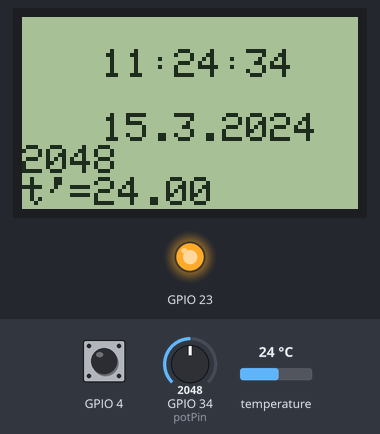
This sketch was run on a simulated ESP32. Shown: 84×48 one-colour display, output pins drawn as LEDs (lit = HIGH). The test bench sets the inputs (shaded band); at power-on: temperature 24 °C, GPIO 34 (potPin) = 2048, GPIO 4 HIGH. WiFi joins after 1.5 s; servers stay silent unless stated; storage starts empty; what the sketch prints to the serial monitor is not drawn.

Above: at 5.2 s.
5.3 s: temperature set to 12 °C
At 9.0 s:
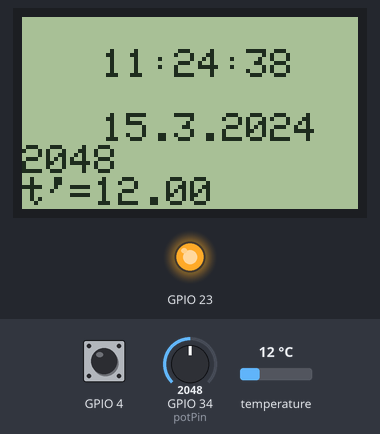
9.2 s: GPIO 34 (potPin) set to 1460
At 10.9 s:
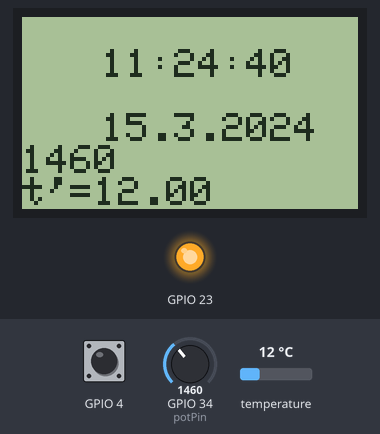
11.1 s: temperature set to 19 °C
At 12.5 s:
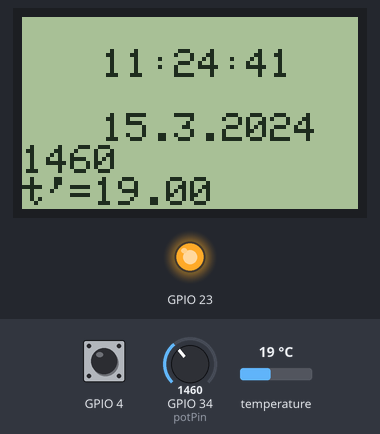
13.1 s: GPIO 34 (potPin) set to 1540
At 14.3 s:
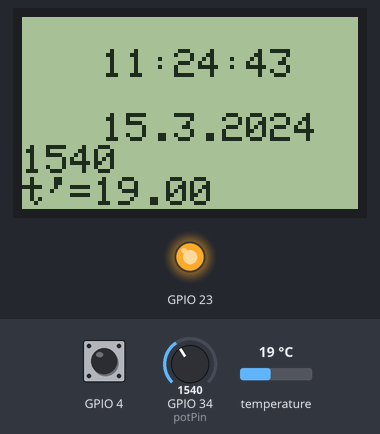
15.0 s: temperature set to 28 °C
At 16.4 s:
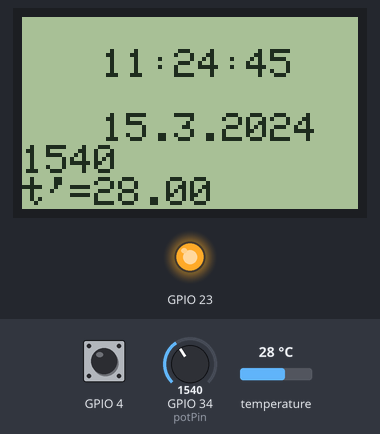
16.9 s: GPIO 34 (potPin) set to 1228
At 19.3 s:
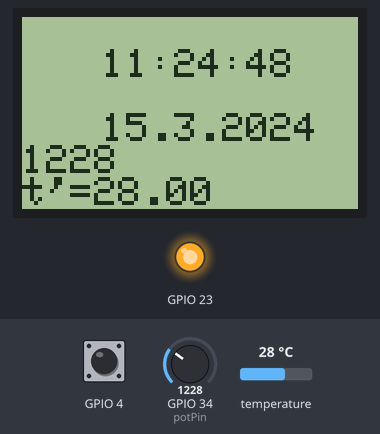
Timing chart, 0 to 19.8 s (numbered marks = the images above; inputs shaded):
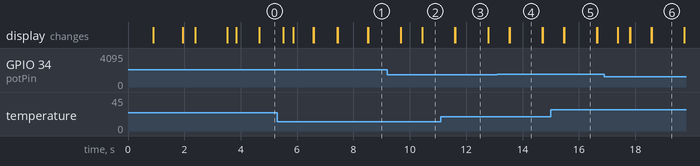

The sketch:

Code.ino
```cpp
#include <WiFi.h>
#include <PCD8544.h>
#include "driver/gpio.h"
#include <TimeLib.h>
#include <WiFiUdp.h>
#include <ESPAsyncWebServer.h>
#include <SPIFFS.h>
#include "esp_system.h"

//DS18B20 libraries
#include <OneWire.h>
#include <DallasTemperature.h>

// Libraries for SD card
#include "FS.h"
#include "SD.h"
#include <SPI.h>

// Define CS pin for the SD card module
#define SD_CS 5

TaskHandle_t Task1;
TaskHandle_t Task2;
xQueueHandle xQueue;

String dataMessage;

/* structure that hold data*/
typedef struct{
  int sender;
  float msg;
  int adc;
  int val;
}Data;

const char* ssid     = "****";
const char* password = "****";
static PCD8544 lcd=PCD8544(14,13,27,26,15);
//static const char ntpServerName[] = "time.nist.gov";
static const char ntpServerName[] = "2.pool.ntp.org";
const int timeZone = 1;
WiFiUDP Udp;
unsigned int localPort = 8888;
time_t getNtpTime();
void getReadings();

char str[50];

// Potentiometer is connected to GPIO 34 (Analog ADC1_CH6)
const int potPin = 34;
// variable for storing the potentiometer value
int potValue = 0;

// Data wire is connected to ESP32 GPIO 21
#define ONE_WIRE_BUS 21
// Setup a oneWire instance to communicate with a OneWire device
OneWire oneWire(ONE_WIRE_BUS);
// Pass our oneWire reference to Dallas Temperature sensor
DallasTemperature sensors(&oneWire);

// Temperature Sensor variables
float temperature;

// Create AsyncWebServer object on port 80
AsyncWebServer server(80);

void setup()
{
  char count=0;
  File root;

    Serial.begin(115200);
    Serial.print("Start to work");
    gpio_set_direction( GPIO_NUM_23, GPIO_MODE_OUTPUT);
    gpio_set_level( GPIO_NUM_23, 1);
    WiFi.begin(ssid, password);
    lcd.begin(84, 48);

  // Start the DallasTemperature library
  sensors.begin();


  // Initialize SD card
  SD.begin(SD_CS);
  if(!SD.begin(SD_CS)) {
    Serial.println("Card Mount Failed");
    return;
  }
  uint8_t cardType = SD.cardType();
  if(cardType == CARD_NONE) {
    Serial.println("No SD card attached");
    return;
  }
  Serial.println("Initializing SD card...");
  if (!SD.begin(SD_CS)) {
    Serial.println("ERROR - SD card initialization failed!");
    return;    // init failed
  }

  root = SD.open("/");

  printDirectory(root, 0);

  Serial.println("done!");

    // Initialize SPIFFS
  if(!SPIFFS.begin()){
    Serial.println("An Error has occurred while mounting SPIFFS");
    return;
  }

  // If the data.txt file doesn't exist
  // Create a file on the SD card and write the data labels
  File file = SD.open("/data.txt");
  if(!file) {
    Serial.println("File doens't exist");
    Serial.println("Creating file...");
    writeFile(SD, "/data.txt", "Reading ID, Date, Hour, Temperature \r\n");
  }
  else {
    Serial.println("File already exists");
  }
  file.close();


  getReadings();
  lcd.setCursor(0, 5);
  lcd.print("t'=");
  lcd.print(temperature);

        delay(200);
        delay(200);
        delay(200);
        delay(200);
        delay(200);
    while (WiFi.status() != WL_CONNECTED)
    {
    // lcd.clear();
      lcd.setCursor(0, 5);
      getReadings();
      lcd.print("t'=");
      lcd.print(temperature);

      lcd.setCursor(1, 0);
      lcd.print("             ");

      lcd.setCursor(1, 0);
      lcd.print("Connecting");
      delay(200);
        lcd.print(".");
      delay(400);
        lcd.print(".");
      delay(400);
      lcd.print(".");
      delay(400);
      if (count++ == 10)
        break;
    }


  lcd.clear();
  lcd.setCursor(1, 0);
  lcd.print("Connected to WiFi ");
  Serial.println("WiFi connected");
  Serial.println("IP address: ");
  Serial.println(WiFi.localIP());
  lcd.setCursor(0, 3);
  lcd.println(WiFi.localIP());
  delay(400);
  Udp.begin(localPort);
  setSyncProvider(getNtpTime);
  setSyncInterval(300);
  lcd.clear();
  lcd.setCursor(1, 0);
  lcd.print("Waiting for Time Sync.. ");
  delay(500);
  Udp.begin(localPort);

  disableCore0WDT();
  disableCore1WDT();

  /* create the queue which size can contains 5 elements of Data */
  xQueue = xQueueCreate(5, sizeof(Data));

    //create a task that will be executed in the Task1code() function, with priority 1 and executed on core 0
  xTaskCreatePinnedToCore(
                    Task1code,   /* Task function. */
                    "Task1",     /* name of task. */
                    10000,       /* Stack size of task */
                    NULL,        /* parameter of the task */
                    1,           /* priority of the task */
                    &Task1,      /* Task handle to keep track of created task */
                    0);          /* pin task to core 0 */
  delay(500);

  //create a task that will be executed in the Task2code() function, with priority 1 and executed on core 1
  xTaskCreatePinnedToCore(
                    Task2code,   /* Task function. */
                    "Task2",     /* name of task. */
                    10000,       /* Stack size of task */
                    NULL,        /* parameter of the task */
                    1,           /* priority of the task */
                    &Task2,      /* Task handle to keep track of created task */
                    1);          /* pin task to core 1 */
    delay(500);
}

time_t prevDisplay = 0;

//Task1code: blinks an LED every 1000 ms
void Task1code( void * pvParameters )
{
  /* keep the status of sending data */
  BaseType_t xStatus;
  /* time to block the task until data is available */
  const TickType_t xTicksToWait = pdMS_TO_TICKS(100);
  /* create data to send */
  Data data;
  /* sender 1 has id is 1 */
  data.sender = 1;

  Serial.print("Task1 running on core ");
  Serial.println(xPortGetCoreID());

  for(;;)
  {
    getReadings();
    data.val = hallRead();
   // Reading potentiometer value
   data.adc = analogRead(potPin);

    data.msg = temperature;
    /* send data to front of the queue */
    xStatus = xQueueSendToFront( xQueue, &data, xTicksToWait );
    /* check whether sending is ok or not */
//    if( xStatus == pdPASS )
//    {
//      /* increase counter of sender 1 */
//      Serial.println("sendTask sent data");
//    }

  // Route for root / web page
  server.on("/", HTTP_GET, [](AsyncWebServerRequest *request){
    request->send(SPIFFS, "/index.html");
  });
  server.on("/temperature", HTTP_GET, [](AsyncWebServerRequest *request){
    request->send_P(200, "text/plain", String(temperature).c_str());
  });
  server.on("/humidity", HTTP_GET, [](AsyncWebServerRequest *request){
    request->send_P(200, "text/plain", String(temperature).c_str());
  });
  server.on("/pressure", HTTP_GET, [](AsyncWebServerRequest *request){
    request->send_P(200, "text/plain", String(temperature).c_str());
  });

  // Start server
  server.begin();

  //Serial.println("\n\nLife after server begin \n\n");

    delay(200);
  }
    vTaskDelete( NULL );
}

//Task2code: blinks an LED every 700 ms
void Task2code( void * pvParameters )
{
  /* keep the status of receiving data */
  BaseType_t xStatus;
  /* time to block the task until data is available */
  const TickType_t xTicksToWait = pdMS_TO_TICKS(100);
  Data data;
  float tempr;

  Serial.print("Task2 running on core ");
  Serial.println(xPortGetCoreID());

  for(;;){
    /* receive data from the queue */
    xStatus = xQueueReceive( xQueue, &data, xTicksToWait );
    /* check whether receiving is ok or not */
    if(xStatus == pdPASS){
//      Serial.print("receiveTask run on core ");
      /* get the core that the task was pinned to */
//      Serial.print(xTaskGetAffinity(Task2));
      /* print the data to terminal */
//      Serial.print(" got data: ");
//      Serial.print("sender = ");
//      Serial.print(data.sender);
//      Serial.print(" msg = ");
//      Serial.println(data.msg);
      tempr = data.msg;
      potValue = data.adc;

//      dataMessage = itoa(tempr) + " " + itoa(potValue) + "\r\n";
      sprintf(str, "%d:%d %f %d \r\n", hour(), minute(), tempr, potValue);
//      logSDCard();

    }


   if (timeStatus() != timeNotSet)
    {
     if (now() != prevDisplay) { //update the display only if time has changed
       prevDisplay = now();
       lcd.clear();
       digitalClockDisplay();
     }
    }

  vTaskDelay(10);


    lcd.setCursor(0, 5);
    lcd.print("t'=");
    lcd.print(tempr);
    lcd.setCursor(0, 4);
    lcd.print(potValue);
    Serial.print(data.val);
    Serial.println(touchRead(4));  // get value of Touch 0 pin = GPIO 4

    delay(300);
  }

  vTaskDelete( NULL );
}

void loop() {

}

// void loop() {
//   getReadings();
//   // Reading potentiometer value
//   potValue = analogRead(potPin);
//   Serial.println(potValue);

//    if (timeStatus() != timeNotSet)
//    {
//     if (now() != prevDisplay) { //update the display only if time has changed
//       prevDisplay = now();
//       digitalClockDisplay();
//     }
//    }

//     lcd.setCursor(0, 5);
//     lcd.print("t'=");
//     lcd.print(temperature);
//     lcd.setCursor(0, 4);
//     lcd.print(potValue);

// }
void digitalClockDisplay()
{
//  lcd.clear();
  // digital clock display of the time
  lcd.setCursor(20,1);
  lcd.print(hour());
  printDigits(minute());
  printDigits(second());
  lcd.setCursor(20,3);
  lcd.print(day());
  lcd.print(".");
  lcd.print(month());
  lcd.print(".");
  lcd.print(year());
 }

void printDigits(int digits)
{
  // utility for digital clock display: prints preceding colon and leading 0
  lcd.print(":");
  if (digits < 10)
  lcd.print('0');
  lcd.print(digits);
 }

/*-------- NTP code ----------*/

const int NTP_PACKET_SIZE = 48; // NTP time is in the first 48 bytes of message
byte packetBuffer[NTP_PACKET_SIZE]; //buffer to hold incoming & outgoing packets

time_t getNtpTime()
{
  IPAddress ntpServerIP; // NTP server's ip address

  while (Udp.parsePacket() > 0) ; // discard any previously received packets
   // get a random server from the pool
  WiFi.hostByName(ntpServerName, ntpServerIP);
  Serial.print(ntpServerName);
  Serial.print(": ");
  Serial.println(ntpServerIP);
  sendNTPpacket(ntpServerIP);
  uint32_t beginWait = millis();
  while (millis() - beginWait < 1500) {
    int size = Udp.parsePacket();
    if (size >= NTP_PACKET_SIZE) {
      Serial.println("Receive NTP Response");
      Udp.read(packetBuffer, NTP_PACKET_SIZE);  // read packet into the buffer
      unsigned long secsSince1900;
      // convert four bytes starting at location 40 to a long integer
      secsSince1900 =  (unsigned long)packetBuffer[40] << 24;
      secsSince1900 |= (unsigned long)packetBuffer[41] << 16;
      secsSince1900 |= (unsigned long)packetBuffer[42] << 8;
      secsSince1900 |= (unsigned long)packetBuffer[43];
      return secsSince1900 - 2208988800UL + timeZone * SECS_PER_HOUR;
    }
  }
  return 0; // return 0 if unable to get the time
}

// send an NTP request to the time server at the given address
void sendNTPpacket(IPAddress &address)
{
  // set all bytes in the buffer to 0
  memset(packetBuffer, 0, NTP_PACKET_SIZE);
  // Initialize values needed to form NTP request
  // (see URL above for details on the packets)
  packetBuffer[0] = 0b11100011;   // LI, Version, Mode
  packetBuffer[1] = 0;     // Stratum, or type of clock
  packetBuffer[2] = 6;     // Polling Interval
  packetBuffer[3] = 0xEC;  // Peer Clock Precision
  // 8 bytes of zero for Root Delay & Root Dispersion
  packetBuffer[12] = 49;
  packetBuffer[13] = 0x4E;
  packetBuffer[14] = 49;
  packetBuffer[15] = 52;
  // all NTP fields have been given values, now
  // you can send a packet requesting a timestamp:
  Udp.beginPacket(address, 123); //NTP requests are to port 123
  Udp.write(packetBuffer, NTP_PACKET_SIZE);
  Udp.endPacket();
}

// Function to get temperature
void getReadings(){
  sensors.requestTemperatures();
  temperature = sensors.getTempCByIndex(0); // Temperature in Celsius
  //temperature = sensors.getTempFByIndex(0); // Temperature in Fahrenheit
  // Serial.print("Temperature: ");
  // Serial.println(temperature);
}


// Append data to the SD card (DON'T MODIFY THIS FUNCTION)
void appendFile(fs::FS &fs, const char * path, const char * message) {
  Serial.printf("Appending to file: %s\n", path);

  File file = fs.open(path, FILE_APPEND);
  if(!file) {
    Serial.println("Failed to open file for appending");
    return;
  }
  if(file.print(message)) {
    Serial.println("Message appended");
  } else {
    Serial.println("Append failed");
  }
  file.close();
}

// Write to the SD card (DON'T MODIFY THIS FUNCTION)
void writeFile(fs::FS &fs, const char * path, const char * message) {
  Serial.printf("Writing file: %s\n", path);

  File file = fs.open(path, FILE_WRITE);
  if(!file) {
    Serial.println("Failed to open file for writing");
    return;
  }
  if(file.print(message)) {
    Serial.println("File written");
  } else {
    Serial.println("Write failed");
  }
  file.close();
}

// Write the sensor readings on the SD card
void logSDCard() {
  //dataMessage = "test";//String(readingID) + "," + String(dayStamp) + "," + String(timeStamp) + "," +
                //String(temperature) + "\r\n";
  Serial.print("Save data: ");
  Serial.println(dataMessage);
  //appendFile(SD, "/data.txt", dataMessage.c_str());
  appendFile(SD, "/data.txt", str);
}

void printDirectory(File dir, int numTabs) {
  while (true) {

    File entry =  dir.openNextFile();
    if (! entry) {
      // no more files
      break;
    }
    for (uint8_t i = 0; i < numTabs; i++) {
      Serial.print('\t');
    }
    Serial.print(entry.name());
    if (entry.isDirectory()) {
      Serial.println("/");
      printDirectory(entry, numTabs + 1);
    } else {
      // files have sizes, directories do not
      Serial.print("\t\t");
      Serial.println(entry.size(), DEC);
    }
    entry.close();
  }
}
```

Measured:
- what the display in image 3 shows lasts 1.2 s, from 11.6 s to 12.8 s
